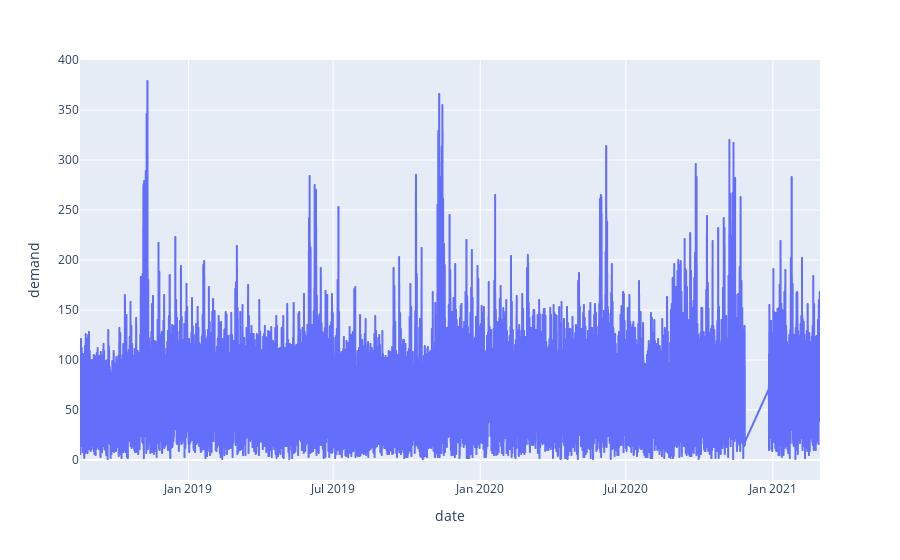

Notebook source saved alongside this figure:
### Code cell
import plotly.express as px

fig = px.line(data, x='date', y='demand')
fig.show()

### Figure 1 — Plotly figure (JSON) as saved in the notebook; plotly's stock layout.template omitted (floating-point values rounded to 4 significant figures; data arrays with more than 128 entries replaced by an {"elided": "..."} marker saying what was removed)
{"data": [{"hovertemplate": "date=%{x}<br>demand=%{y}<extra></extra>", "legendgroup": "", "line": {"color": "#636efa", "dash": "solid"}, "marker": {"symbol": "circle"}, "mode": "lines", "name": "", "showlegend": false, "type": "scattergl", "x": {"elided": "18247 str values"}, "xaxis": "x", "y": {"elided": "18247 int values"}, "yaxis": "y"}], "layout": {"legend": {"tracegroupgap": 0}, "margin": {"t": 60}, "xaxis": {"anchor": "y", "domain": [0, 1], "title": {"text": "date"}}, "yaxis": {"anchor": "x", "domain": [0, 1], "title": {"text": "demand"}}}}
